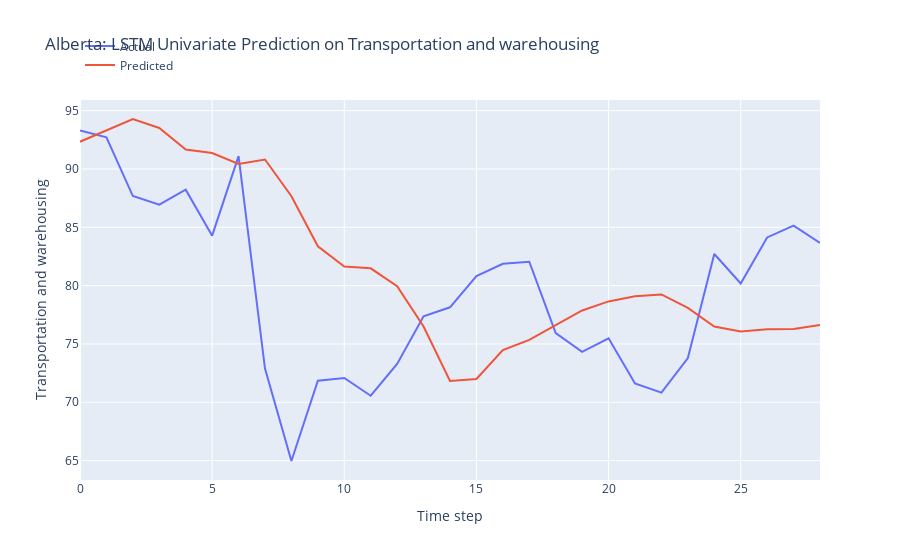

The cell this chart's notebook holds for it:
### Markdown cell above
LSTM Model Development

### Code cell
n_features = 1
X_train = X_train.reshape(X_train.shape[0], X_train.shape[1], n_features)

# define model
model = Sequential()
model.add(LSTM(50, activation='relu', input_shape=(n_steps, n_features)))
model.add(Dense(1))

# model = Sequential()
# model.add(LSTM(100, activation='relu', input_shape=(n_steps, n_features), kernel_regularizer=L2(0.001), return_sequences=True))
# model.add(LSTM(50, activation='relu', kernel_regularizer=L2(0.01)))
# model.add(Dense(1))

def r_squared(y_true, y_pred):
    SS_res =  K.sum(K.square(y_true - y_pred)) 
    SS_tot = K.sum(K.square(y_true - K.mean(y_true))) 
    return ( 1 - SS_res/(SS_tot + K.epsilon()) )

# Compile the model
model.compile(optimizer='adam', 
              loss='mse',
              metrics=[r_squared])

early_stopping = EarlyStopping(monitor='loss', patience=5, restore_best_weights=True)

# fit model
history = model.fit(X_train, y_train, 
          epochs = 20,
          batch_size = 32,
          verbose = 0,
          callbacks=[early_stopping])

# Obtain the MSE and R-squared from the last epoch
last_epoch_mse = history.history['loss'][-1]
last_epoch_r_squared = history.history['r_squared'][-1]

# Print the MSE and R-squared
print("Mean Squared Error (MSE) from the last epoch:", last_epoch_mse)
print("R-squared from the last epoch:", last_epoch_r_squared)

# plot loss and r2 score
plt.figure(figsize=(10, 6))

# Plot train loss
plt.plot(history.history['loss'], label='Train Loss')

# Plot train R-squared score
plt.plot(history.history['r_squared'], label='Train R2')

plt.title('Model Training Loss and R-squared Score')
plt.xlabel('Epochs')
plt.ylabel('Value')
plt.legend()
plt.grid(True)
plt.show()

# Evaluate the model
loss = model.evaluate(X_test, y_test)
print("MSE and R_squared:", loss)

# make prediction on test data
X_test = X_test.reshape(X_test.shape[0], X_test.shape[1], n_features)
y_pred = model.predict(X_test)

# Print the first 5 predictions and actual values
print("Predictions:")
flattened_predictions = [pred[0] for pred in y_pred[:10]]
print(flattened_predictions)
# print(y_pred[:10].tolist())
print("Actual values:")
rounded_actual_values = [round(value, len(str(prediction).split('.')[1])) for value, prediction in zip(y_test[:10], flattened_predictions)]
print(rounded_actual_values)

# plot the actual and predicted values for test data
trace1 = go.Scatter(x=np.arange(len(y_test)), y=y_test.flatten(), mode='lines', name='Actual')
trace2 = go.Scatter(x=np.arange(len(y_pred)), y=y_pred.flatten(), mode='lines', name='Predicted')

# Create layout
layout = go.Layout(
    title='Alberta: LSTM Univariate Prediction on Transportation and warehousing',
    xaxis=dict(title='Time step'),
    yaxis=dict(title='Transportation and warehousing'),
    legend=dict(x=0, y=1.18)
)

# Create figure
fig = go.Figure(data=[trace1, trace2], layout=layout)

# Show plot
fig.show()

### Figure 1 — Plotly figure (JSON) as saved in the notebook; plotly's stock layout.template omitted (floating-point values rounded to 4 significant figures)
{"data": [{"mode": "lines", "name": "Actual", "type": "scatter", "x": [0, 1, 2, 3, 4, 5, 6, 7, 8, 9, 10, 11, 12, 13, 14, 15, 16, 17, 18, 19, 20, 21, 22, 23, 24, 25, 26, 27, 28], "y": [93.29, 92.72, 87.68, 86.94, 88.23, 84.29, 91.1, 72.88, 64.97, 71.84, 72.08, 70.56, 73.28, 77.37, 78.14, 80.82, 81.88, 82.05, 75.94, 74.32, 75.48, 71.61, 70.83, 73.79, 82.71, 80.19, 84.13, 85.14, 83.66]}, {"mode": "lines", "name": "Predicted", "type": "scatter", "x": [0, 1, 2, 3, 4, 5, 6, 7, 8, 9, 10, 11, 12, 13, 14, 15, 16, 17, 18, 19, 20, 21, 22, 23, 24, 25, 26, 27, 28], "y": [92.34, 93.3, 94.29, 93.52, 91.67, 91.37, 90.43, 90.81, 87.66, 83.37, 81.63, 81.48, 79.95, 76.5, 71.82, 72.0, 74.48, 75.35, 76.58, 77.87, 78.65, 79.1, 79.25, 78.08, 76.5, 76.07, 76.27, 76.28, 76.63]}], "layout": {"legend": {"x": 0, "y": 1.18}, "title": {"text": "Alberta: LSTM Univariate Prediction on Transportation and warehousing"}, "xaxis": {"title": {"text": "Time step"}}, "yaxis": {"title": {"text": "Transportation and warehousing"}}}}
